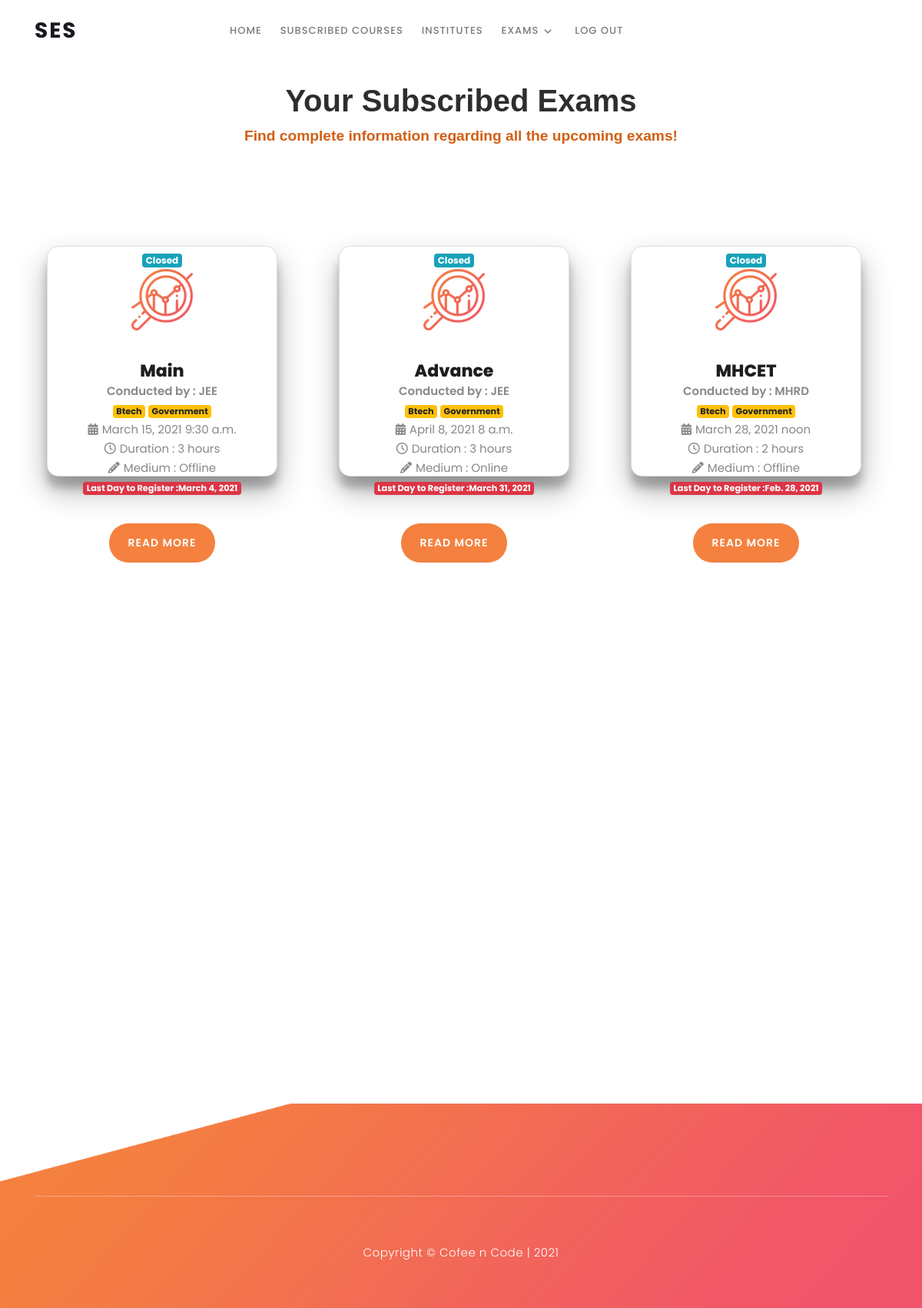
Page /main/subscribed (signed in) on the committed database.
### mainapp/models.py (models this page shows, shortened)
class Exam(models.Model):
    name = models.CharField(max_length=500)
    reg_link = models.CharField(max_length=2000)
    date = models.DateField(blank = True, default=timezone.now())
    time = models.TimeField(blank=True,default='20:00')
    duration = models.IntegerField(default=0, blank= True)
    medium = models.CharField(max_length=10, choices=exam_type)
    institute = models.ForeignKey(Institute, on_delete=models.CASCADE)
    rules_pdf = models.FileField(upload_to='uploads/',blank=True)
    syllabus_pdf = models.FileField(upload_to='uploads/',blank=True)
    marking_scheme = models.FileField(upload_to='uploads/',blank=True)
    extra_details = models.CharField(blank=True, max_length=2000)
    student = models.ManyToManyField(User,blank=True)
    is_govt = models.BooleanField(default=False)
    last_day_register = models.DateField(default=timezone.now())
    degree = models.CharField(max_length=20,default='-')
    youtube_link = models.CharField(max_length=2000,blank=True)
    youtube_link2 = models.CharField(max_length=2000,blank=True)
    youtube_link3 = models.CharField(max_length=2000,blank=True)
    def get_left_days(self):
            delta =  self.date - timezone.now().date()
            return delta.days

class Institute(models.Model):
    name = models.CharField(max_length=100)
    address = models.CharField(max_length=100,blank=True)
    email = models.CharField(max_length=100)
    contact = models.CharField(max_length=20,blank=True)
    domain = models.CharField(max_length=50)
    region = models.CharField(max_length=20,blank=True,default='')
    created = models.DateTimeField(default=timezone.now)
    student = models.ManyToManyField(User,blank=True)
    is_email_active = models.BooleanField(default=True)
    password = models.CharField(max_length=250, blank = True)

### mainapp/views.py (the view)
# urls.py: path('subscribed', views.subscriptions, name='subscriptions'),
def subscriptions(request):
    if not request.user.is_authenticated:
        return redirect('errorpage')
    exam_obj = Exam.objects.all()
    exam_obj = exam_obj.filter(student=request.user)
    context = {
        'title' : 'My Subscriptions',
        'exam_obj':exam_obj
    }
    return render(request,'mainapp/subscribed.html',context)

### mainapp/templatetags/getdays.py (called while the page is built)
@register.filter
def get_days(obj):
    return obj.get_left_days()

### mainapp/templates/mainapp/subscribed.html (shortened to what this page needs)
{% include 'mainapp/header.html' %}
{% load static %}
{% load getdays %}
     <div class="row">
        <div class="col-12 pageheading">
            <div class="page-title">Your Subscribed Exams</div>
            <div class="subh">Find complete information regarding all the upcoming exams!</div>
        </div>
    </div>
     <section class="section" id="about">
        <div class="container">
                <div class="row">
                    {% for obj in exam_obj %}
                    <div class="col-lg-4 col-md-6 col-sm-12 col-xs-12"
                        data-scroll-reveal="enter left move 30px over 0.6s after 0.4s">
                        <div class="features-item card card-5" style="margin-bottom: 100px;">
                            {% if  obj|get_days  > 0 %}
                          <span class="badge badge-info"> {{ obj|get_days }} Days to go ! </span>
                          {% else %}
                          <span class="badge badge-info"> Closed </span>
                          {% endif %}
                            <div class="features-icon">
                                <img src="assets/images/features-icon-1.png" alt="">
                                <h5>{{obj.name}}</h5>
                                <p style="font-weight: 600;"> Conducted by : {{ obj.institute.name }} </p>
                                <p> <span class="badge badge-warning">{{ obj.degree }}</span> <span class="badge badge-warning"> {% if obj.is_govt == True %} Government {% else %} Private {% endif %}<span>
                                <p><i class="fa fa-calendar" style="padding-right: 5px;"> </i>{{obj.date}}  {{obj.time}} </p>
                                <p><i class="fa fa-clock-o" style="padding-right: 5px;"> </i>Duration : {{obj.duration}} hours</p>
                                <p><i class="fa fa-pencil" style="padding-right: 5px;"> </i>Medium : {{obj.medium}}</p>
                                <p><span class="badge badge-danger"> Last Day to Register :{{obj.last_day_register}} </span></p>
                                <a href="{% url 'view_exam' obj.id %}" class="main-button" style="margin-bottom: 80px;">
                                    Read More
                                </a>
                            </div>
                        </div>
                    </div>
                    {% endfor %}
            </div>
        </div>
    </section>
    <footer id="contact-us">
        <div class="container">
            <div class="row">
                <div class="col-lg-12">
                    <div class="sub-footer">
                        <p>Copyright &copy; Cofee n Code
                        | 2021</p>
                    </div>
                </div>
            </div>
        </div>
    </footer>
</body>
</html>

### mainapp/static/mainapp/assets/css/templatemo-lava.css (style rules this page uses)
html, body, div, span, applet, object, iframe, h1, h2, h3, h4, h5, h6, p, blockquote, div pre, a, abbr, acronym, address, big, cite, code, del, dfn, em, font, img, ins, kbd, q, s, samp, small, strike, strong, sub, sup, tt, var, b, u, i, center, dl, dt, dd, ol, ul, li, figure, header, nav, section, article, aside, footer, figcaption { margin: 0; padding: 0; border: 0; outline: 0; }
header, nav, section, article, aside, footer, hgroup { display: block; }
* { box-sizing: border-box; }
html, body { font-family: 'Poppins', sans-serif; font-weight: 400; background-color: #fff; font-size: 16px; -ms-text-size-adjust: 100%; -webkit-font-smoothing: antialiased; -moz-osx-font-smoothing: grayscale; }
a { text-decoration: none !important; }
h1, h2, h3, h4, h5, h6 { margin-top: 0px; margin-bottom: 0px; }
p { font-size: 15px; line-height: 25px; color: #888; }
html, body { background: #fff; font-family: 'Poppins', sans-serif; }
a.main-button { font-size: 14px; border-radius: 25px; padding: 15px 25px; background-color: #f4813f; text-transform: uppercase; color: #fff; font-weight: 600; letter-spacing: 1px; -webkit-transition: all 0.3s ease 0s; -moz-transition: all 0.3s ease 0s; -o-transition: all 0.3s ease 0s; transition: all 0.3s ease 0s; }
#about { padding: 100px 0px; position: relative; z-index: 9; }
.features-item { border-radius: 5px; padding: 5px 5px; text-align: center; box-shadow: 0px 0px 10px rgba(0,0,0,0.1); }
.features-item img { z-index: 10; position: relative; max-width: 100%; margin-bottom: 40px; }
.features-item h5 { margin-top: 0px; font-size: 22px; color: #1e1e1e; font-weight: 800; }
.features-item .main-button { margin-top: 35px; display: inline-block; }
footer { margin-top: 200px; padding-top: 120px; background-image: url(../images/footer-bg.png); background-repeat: no-repeat; background-position: center center; background-size: cover; width: 100%; }
footer .sub-footer { padding: 60px 0px; border-top: 1px solid rgba(250,250,250,0.3); text-align: center; }
footer .sub-footer p { color: #fff; font-size: 15px; font-weight: 300; letter-spacing: 0.5px; }

### mainapp/static/mainapp/mycustom.css (style rules this page uses)
.card-5 { box-shadow: 0 19px 38px rgba(0,0,0,0.30), 0 15px 12px rgba(0,0,0,0.22); }
.card { background: #fff; border-radius: 2px; display: inline-block; height: 300px; margin: 1rem; position: relative; width: 300px; border-radius: 15px; }
.pageheading { font-family: 'Montserrat', sans-serif; text-align: center; font-size: 2.5rem; padding-top: 1px; padding-bottom: 10px; color: #2e2e2e; font-weight: 800; }
.subh { font-family: 'Montserrat', sans-serif; text-align: center; font-size: 1.2rem; padding: 2px; color: #d15f13; }

### rows in the picture
Exam: shows "Closed", name "Main", institute.name "JEE", degree "Btech", is_govt "Government", date "March 15, 2021", time "9:30 a.m.", duration "3", medium "Offline", last_day_register "March 4, 2021"
Exam: shows "Closed", name "Advance", institute.name "JEE", degree "Btech", is_govt "Government", date "April 8, 2021", time "8 a.m.", duration "3", medium "Online", last_day_register "March 31, 2021"
Exam: shows "Closed", name "MHCET", institute.name "MHRD", degree "Btech", is_govt "Government", date "March 28, 2021", time "noon", duration "2", medium "Offline", last_day_register "Feb. 28, 2021"
